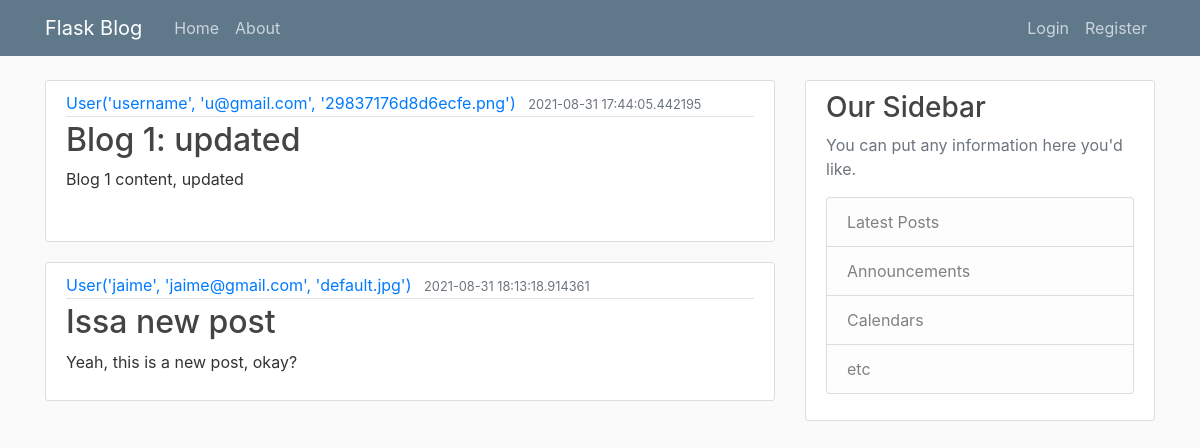
The page /home on the database its author committed.
### flaskblog/models.py (models this page shows, shortened)
class Post(db.Model):
    id = db.Column(db.Integer, primary_key=True)
    title = db.Column(db.String(100), nullable=False)
    date_posted = db.Column(db.DateTime, nullable=False, default=datetime.utcnow)
    content = db.Column(db.Text, nullable=False)
    user_id = db.Column(db.Integer, db.ForeignKey('user.id'), nullable=False)

class User(db.Model, UserMixin):
    id = db.Column(db.Integer, primary_key=True)
    username = db.Column(db.String(20), unique=True, nullable=False)
    email = db.Column(db.String(120), unique=True, nullable=False)
    image_file = db.Column(db.String(20), nullable=False, default='default.jpg')
    password = db.Column(db.String(60), nullable=False)
    posts = db.relationship('Post', backref='author', lazy=True)
    def __repr__(self):
        return f"User('{self.username}', '{self.email}', '{self.image_file}')"

### flaskblog/routes.py (the view)
@app.route("/")
@app.route("/home")
def home():
    posts = Post.query.all()
    return render_template('home.html', posts=posts)

### flaskblog/templates/home.html
{% extends "layout.html"%}
{% block content %}
    {% for post in posts %}
        <article class="media content-section">
            <div class="media-body">
            <div class="article-metadata">
                <a class="mr-2" href="#">{{ post.author }}</a>
                <small class="text-muted">{{ post.date_posted }}</small>
            </div>
            <h2><a class="article-title" href="#">{{ post.title }}</a></h2>
            <p class="article-content">{{ post.content }}</p>
            </div>
        </article>
    {% endfor %}
{% endblock content %}

### flaskblog/templates/layout.html (shortened to what this page needs)
<!DOCTYPE html>
<html lang="en">
<head>
     <link rel="stylesheet" href="https://stackpath.bootstrapcdn.com/bootstrap/4.3.1/css/bootstrap.min.css">
     <link rel="stylesheet" type="text/css" href="{{ url_for('static', filename='main.css') }}">
</head>
<body>
    <header class="site-header">
        <nav class="navbar navbar-expand-md navbar-dark bg-steel fixed-top">
          <div class="container">
            <a class="navbar-brand mr-4" href="/">Flask Blog</a>
            <div class="collapse navbar-collapse" id="navbarToggle">
              <div class="navbar-nav mr-auto">
                <a class="nav-item nav-link" href="{{ url_for('home') }}">Home</a>
                <a class="nav-item nav-link" href="{{ url_for('about') }}">About</a>
              </div>
              <div class="navbar-nav">
                {% if current_user.is_authenticated%}
                <a class="nav-item nav-link" href="{{ url_for('new_post') }}">New Post</a>
                <a class="nav-item nav-link" href="{{ url_for('account') }}">Account</a>
                <a class="nav-item nav-link" href="{{ url_for('logout') }}">Logout</a>
                {% else %}
                <a class="nav-item nav-link" href="{{ url_for('login') }}">Login</a>
                <a class="nav-item nav-link" href="{{ url_for('register') }}">Register</a>
                {% endif %}
              </div>
            </div>
          </div>
        </nav>
      </header>
      <main role="main" class="container">
        <div class="row">
          <div class="col-md-8">
            {% block content %}{% endblock %}
          </div>
          <div class="col-md-4">
            <div class="content-section">
              <h3>Our Sidebar</h3>
              <p class='text-muted'>You can put any information here you'd like.
                <ul class="list-group">
                  <li class="list-group-item list-group-item-light">Latest Posts</li>
                  <li class="list-group-item list-group-item-light">Announcements</li>
                  <li class="list-group-item list-group-item-light">Calendars</li>
                  <li class="list-group-item list-group-item-light">etc</li>
                </ul>
              </p>
            </div>
          </div>
        </div>
      </main>
</body>
</html>

### flaskblog/static/main.css (style rules this page uses)
body { background: #fafafa; color: #333333; margin-top: 5rem; }
h1, h2, h3, h4, h5, h6 { color: #444444; }
.bg-steel { background-color: #5f788a; }
.site-header .navbar-nav .nav-link { color: #cbd5db; }
.content-section { background: #ffffff; padding: 10px 20px; border: 1px solid #dddddd; border-radius: 3px; margin-bottom: 20px; }
.article-title { color: #444444; }
.article-content { white-space: pre-line; }
.article-metadata { padding-bottom: 1px; margin-bottom: 4px; border-bottom: 1px solid #e3e3e3 }

### rows shown on the page
Post: author "User('username', 'u@gmail.com', '29837176d8d6ecfe.png')", date_posted "2021-08-31 17:44:05.442195", title "Blog 1: updated", content "Blog 1 content, updated"
Post: author "User('jaime', 'jaime@gmail.com', 'default.jpg')", date_posted "2021-08-31 18:13:18.914361", title "Issa new post", content "Yeah, this is a new post, okay?"
